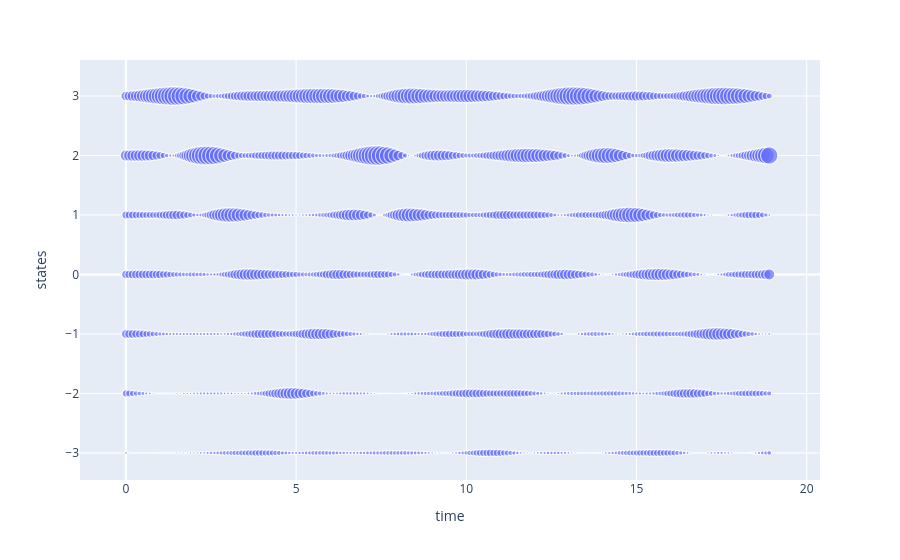

The notebook cell this image was saved under:
### Code cell
fig = px.scatter(df_quantum_plot.query("prior=='Uniform'"), x="time", y="states",size="value")
fig.update_layout( 
    scene=dict(aspectratio = dict( x=1, y=0.1 ),
    aspectmode = 'manual'),
    autosize=True)

### Figure 1 — Plotly figure (JSON) as saved in the notebook; plotly's stock layout.template omitted (floating-point values rounded to 4 significant figures; data arrays with more than 128 entries replaced by an {"elided": "..."} marker saying what was removed)
{"data": [{"hovertemplate": "time=%{x}<br>states=%{y}<br>value=%{marker.size}<extra></extra>", "legendgroup": "", "marker": {"color": "#636efa", "size": {"elided": "1330 float values"}, "sizemode": "area", "sizeref": 0.00193, "symbol": "circle"}, "mode": "markers", "name": "", "showlegend": false, "type": "scattergl", "x": {"elided": "1330 float values"}, "xaxis": "x", "y": {"elided": "1330 int values"}, "yaxis": "y"}], "layout": {"autosize": true, "legend": {"itemsizing": "constant", "tracegroupgap": 0}, "margin": {"t": 60}, "scene": {"aspectmode": "manual", "aspectratio": {"x": 1, "y": 0.1}}, "xaxis": {"anchor": "y", "domain": [0, 1], "title": {"text": "time"}}, "yaxis": {"anchor": "x", "domain": [0, 1], "title": {"text": "states"}}}}
